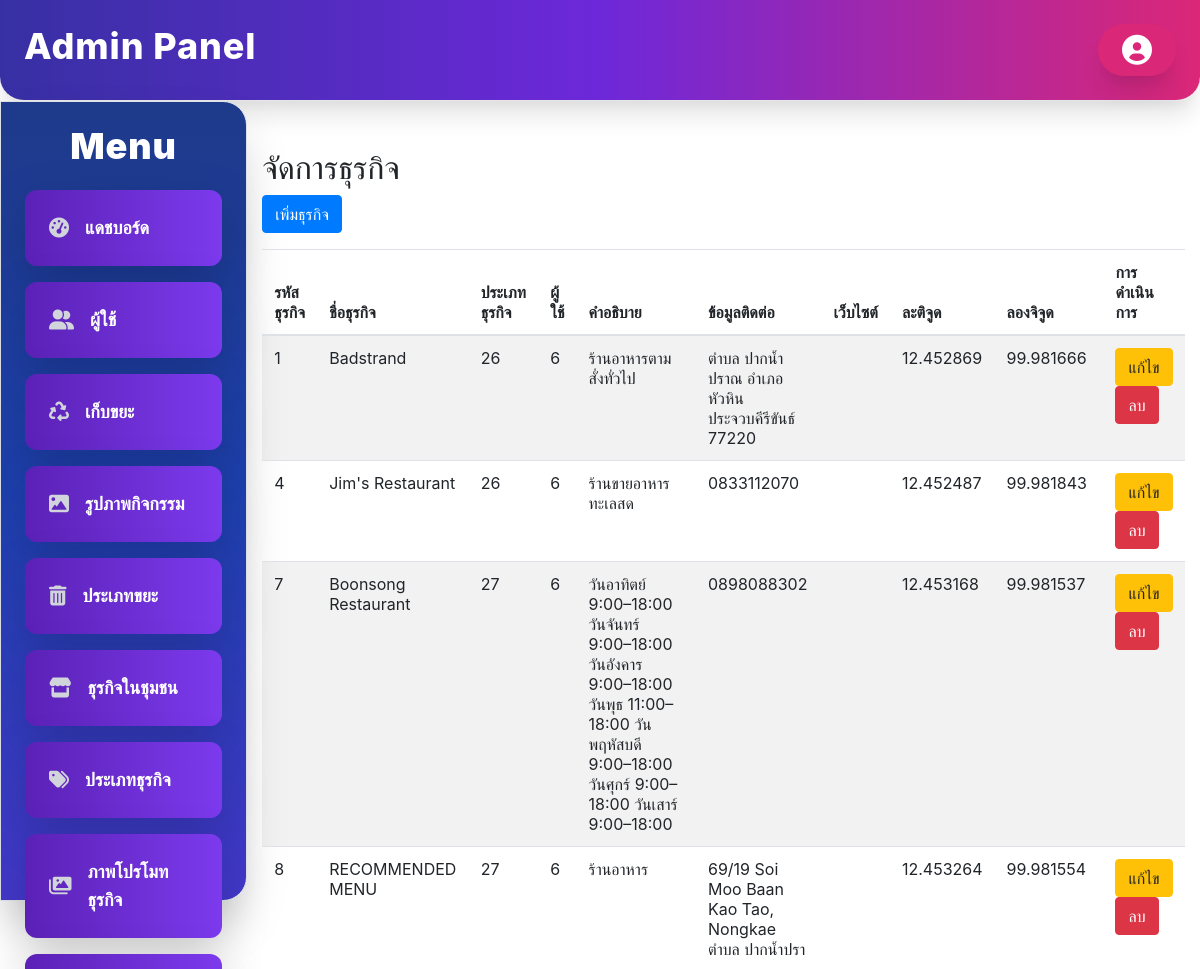
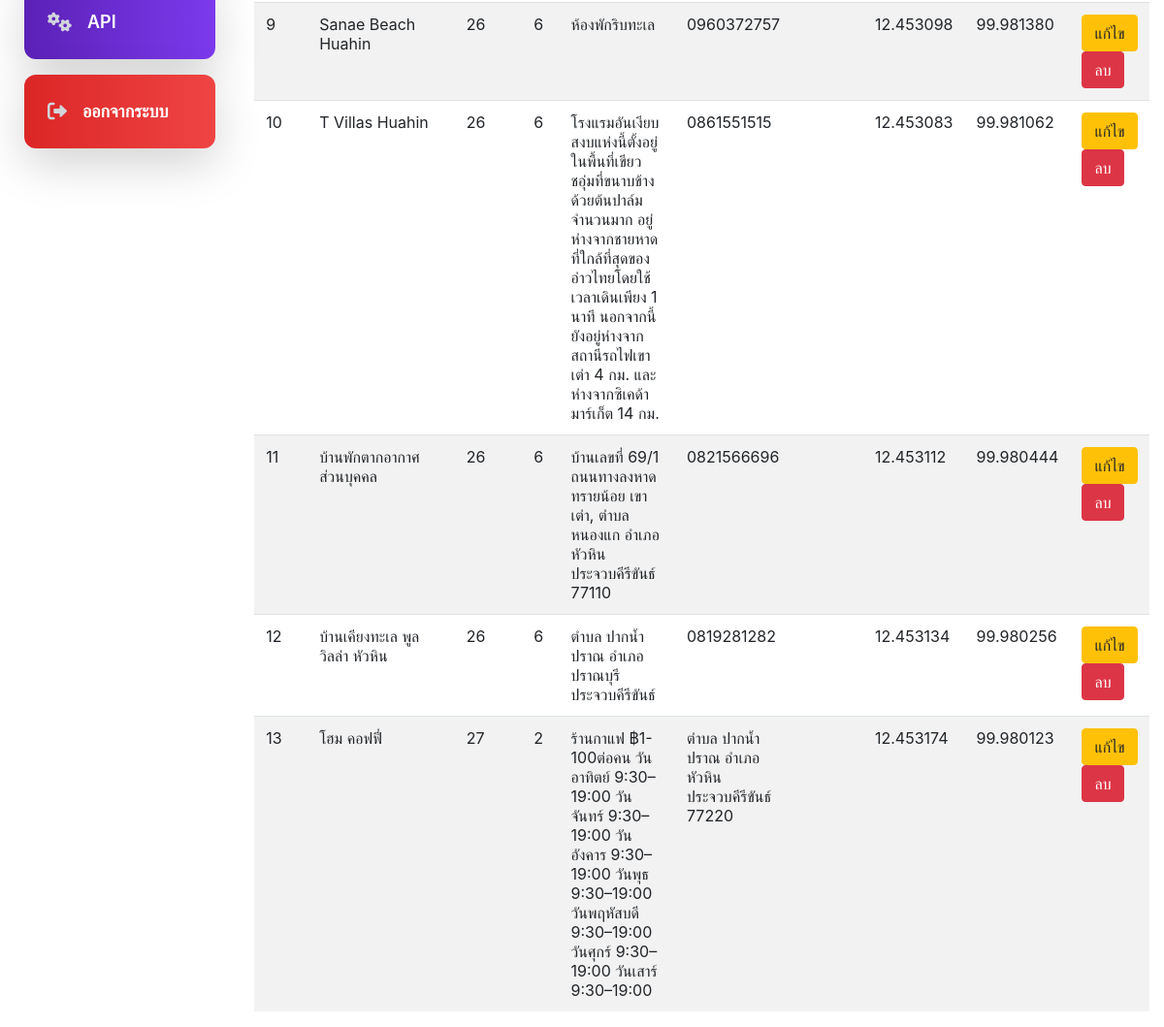
The app's page /Admin/businesses/businesses.php (signed in) with its own data (2 pictures, top to bottom).
### tables this page shows
CREATE TABLE `businesses` (
  `business_id` int(11) NOT NULL,
  `business_name` varchar(100) NOT NULL,
  `business_type_id` int(11) DEFAULT NULL,
  `user_id` int(11) DEFAULT NULL,
  `description` varchar(255) DEFAULT NULL,
  `contact_info` varchar(50) DEFAULT NULL,
  `website` varchar(100) DEFAULT NULL,
  `latitude` decimal(10,6) NOT NULL,
  `longitude` decimal(10,6) NOT NULL,
  `created_at` timestamp NOT NULL DEFAULT current_timestamp(),
  `updated_at` timestamp NOT NULL DEFAULT current_timestamp() ON UPDATE current_timestamp()
);

### Admin/businesses/businesses.php (the view, shortened to what this page needs)
<?php
include_once '../sidebar-navbar.php';
require 'db.php';
?>
<!DOCTYPE html>
<html lang="th">
<head>
    <link rel="stylesheet" href="https://stackpath.bootstrapcdn.com/bootstrap/4.5.2/css/bootstrap.min.css">
</head>
<body>
<div class="container mt-5">
    <h2>จัดการธุรกิจ</h2>
    <button class="btn btn-primary" data-toggle="modal" data-target="#addModal">เพิ่มธุรกิจ</button>
    <table class="table table-striped mt-3">
        <thead>
        <tr>
            <th>รหัสธุรกิจ</th>
            <th>ชื่อธุรกิจ</th>
            <th>ประเภทธุรกิจ</th>
            <th>ผู้ใช้</th>
            <th>คำอธิบาย</th>
            <th>ข้อมูลติดต่อ</th>
            <th>เว็บไซต์</th>
            <th>ละติจูด</th>
            <th>ลองจิจูด</th>
            <th>การดำเนินการ</th>
        </tr>
        </thead>
        <tbody>
        <?php
        $stmt = $pdo->query("SELECT * FROM businesses");
        $businesses = $stmt->fetchAll();
        foreach ($businesses as $business): ?>
            <tr>
                <td><?= $business['business_id'] ?></td>
                <td><?= $business['business_name'] ?></td>
                <td><?= $business['business_type_id'] ?></td>
                <td><?= $business['user_id'] ?></td>
                <td><?= $business['description'] ?></td>
                <td><?= $business['contact_info'] ?></td>
                <td><?= $business['website'] ?></td>
                <td><?= $business['latitude'] ?></td>
                <td><?= $business['longitude'] ?></td>
                <td>
                    <button class="btn btn-warning" data-toggle="modal" data-target="#editModal<?= $business['business_id'] ?>">แก้ไข</button>
                    <a href="delete.php?id=<?= $business['business_id'] ?>" class="btn btn-danger">ลบ</a>
                </td>
            </tr>
        <?php endforeach; ?>
        </tbody>
    </table>
</div>
</body>
</html>

### records on screen
businesses: business_id "1", business_name "Badstrand", business_type "26", user "6", description "ร้านอาหารตามสั่งทั่วไป", contact_info "ตำบล ปากน้ำปราณ อำเภอหัวหิน ประจวบคีรีขันธ์ 77220", latitude "12.452869", longitude "99.981666"
businesses: business_id "4", business_name "Jim's Restaurant", business_type "26", user "6", description "ร้านขายอาหารทะเลสด", contact_info "0833112070", latitude "12.452487", longitude "99.981843"
businesses: business_id "7", business_name "Boonsong Restaurant", business_type "27", user "6", description "วันอาทิตย์ 9:00–18:00 วันจันทร์ 9:00–18:00 วันอังคาร 9:00–18:00 วันพุธ 11:00–18:00 วันพฤหัสบดี 9:00–18:00 วันศุกร์ 9:00–18:00 วันเสาร์ 9:00–18:00", contact_info "0898088302", latitude "12.453168", longitude "99.981537"
businesses: business_id "8", business_name "RECOMMENDED MENU", business_type "27", user "6", description "ร้านอาหาร", contact_info "69/19 Soi Moo Baan Kao Tao, Nongkae ตำบล ปากน้ำปรา", latitude "12.453264", longitude "99.981554"
businesses: business_id "9", business_name "Sanae Beach Huahin", business_type "26", user "6", description "ห้องพักริบทะเล", contact_info "0960372757", latitude "12.453098", longitude "99.981380"
businesses: business_id "10", business_name "T Villas Huahin", business_type "26", user "6", description "โรงแรมอันเงียบสงบแห่งนี้ตั้งอยู่ในพื้นที่เขียวชอุ่มที่ขนาบข้างด้วยต้นปาล์มจำนวนมาก อยู่ห่างจากชายหาดที่ใกล้ที่สุดของอ่าวไทยโดยใช้เวลาเดินเพียง 1 นาที นอกจากนี้ยังอยู่ห่างจากสถานีรถไฟเขาเต่า 4 กม. และห่างจากซิเคด้า มาร์เก็ต 14 กม.", contact_info "0861551515", latitude "12.453083", longitude "99.981062"
businesses: business_id "11", business_name "บ้านพักตากอากาศ ส่วนบุคคล", business_type "26", user "6", description "บ้านเลขที่ 69/1 ถนนทางลงหาดทรายน้อย เขาเต่า, ตำบล หนองแก อำเภอหัวหิน ประจวบคีรีขันธ์ 77110", contact_info "0821566696", latitude "12.453112", longitude "99.980444"
businesses: business_id "12", business_name "บ้านเคียงทะเล พูลวิลล่า หัวหิน", business_type "26", user "6", description "ตำบล ปากน้ำปราณ อำเภอปราณบุรี ประจวบคีรีขันธ์", contact_info "0819281282", latitude "12.453134", longitude "99.980256"
businesses: business_id "13", business_name "โฮม คอฟฟี่", business_type "27", user "2", description "ร้านกาแฟ ฿1-100ต่อคน วันอาทิตย์ 9:30–19:00 วันจันทร์ 9:30–19:00 วันอังคาร 9:30–19:00 วันพุธ 9:30–19:00 วันพฤหัสบดี 9:30–19:00 วันศุกร์ 9:30–19:00 วันเสาร์ 9:30–19:00", contact_info "ตำบล ปากน้ำปราณ อำเภอหัวหิน ประจวบคีรีขันธ์ 77220", latitude "12.453174", longitude "99.980123"

### other values on screen
$item['label'] "แดชบอร์ด"
$item['label'] "ผู้ใช้"
$item['label'] "เก็บขยะ"
$item['label'] "รูปภาพกิจกรรม"
$item['label'] "ประเภทขยะ"
$item['label'] "ธุรกิจในชุมชน"
$item['label'] "ประเภทธุรกิจ"
$item['label'] "ภาพโปรโมทธุรกิจ"
$item['label'] "API"
$item['label'] "ออกจากระบบ"
